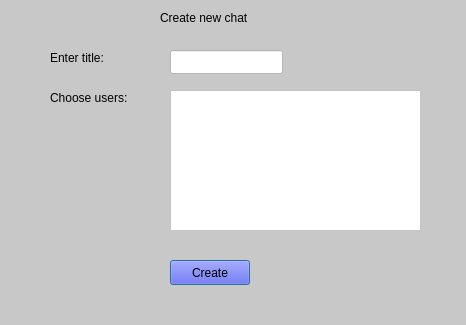
<?xml version="1.0" encoding="UTF-8"?>
<ui version="4.0">
 <class>New_chat</class>
 <widget class="QDialog" name="New_chat">
  <property name="geometry">
   <rect>
    <x>0</x>
    <y>0</y>
    <width>466</width>
    <height>325</height>
   </rect>
  </property>
  <property name="palette">
   <palette>
    <active>
     <colorrole role="WindowText">
      <brush brushstyle="SolidPattern">
       <color alpha="255">
        <red>255</red>
        <green>255</green>
        <blue>255</blue>
       </color>
      </brush>
     </colorrole>
     <colorrole role="Button">
      <brush brushstyle="SolidPattern">
       <color alpha="255">
        <red>200</red>
        <green>200</green>
        <blue>200</blue>
       </color>
      </brush>
     </colorrole>
     <colorrole role="Light">
      <brush brushstyle="SolidPattern">
       <color alpha="255">
        <red>0</red>
        <green>0</green>
        <blue>0</blue>
       </color>
      </brush>
     </colorrole>
     <colorrole role="Midlight">
      <brush brushstyle="SolidPattern">
       <color alpha="255">
        <red>0</red>
        <green>0</green>
        <blue>0</blue>
       </color>
      </brush>
     </colorrole>
     <colorrole role="Dark">
      <brush brushstyle="SolidPattern">
       <color alpha="255">
        <red>0</red>
        <green>0</green>
        <blue>0</blue>
       </color>
      </brush>
     </colorrole>
     <colorrole role="Mid">
      <brush brushstyle="SolidPattern">
       <color alpha="255">
        <red>0</red>
        <green>0</green>
        <blue>0</blue>
       </color>
      </brush>
     </colorrole>
     <colorrole role="Text">
      <brush brushstyle="SolidPattern">
       <color alpha="255">
        <red>255</red>
        <green>255</green>
        <blue>255</blue>
       </color>
      </brush>
     </colorrole>
     <colorrole role="BrightText">
      <brush brushstyle="SolidPattern">
       <color alpha="255">
        <red>255</red>
        <green>255</green>
        <blue>255</blue>
       </color>
      </brush>
     </colorrole>
     <colorrole role="ButtonText">
      <brush brushstyle="SolidPattern">
       <color alpha="255">
        <red>255</red>
        <green>255</green>
        <blue>255</blue>
       </color>
      </brush>
     </colorrole>
     <colorrole role="Base">
      <brush brushstyle="SolidPattern">
       <color alpha="255">
        <red>200</red>
        <green>200</green>
        <blue>200</blue>
       </color>
      </brush>
     </colorrole>
     <colorrole role="Window">
      <brush brushstyle="SolidPattern">
       <color alpha="255">
        <red>200</red>
        <green>200</green>
        <blue>200</blue>
       </color>
      </brush>
     </colorrole>
     <colorrole role="Shadow">
      <brush brushstyle="SolidPattern">
       <color alpha="255">
        <red>0</red>
        <green>0</green>
        <blue>0</blue>
       </color>
      </brush>
     </colorrole>
     <colorrole role="AlternateBase">
      <brush brushstyle="SolidPattern">
       <color alpha="255">
        <red>0</red>
        <green>0</green>
        <blue>0</blue>
       </color>
      </brush>
     </colorrole>
     <colorrole role="ToolTipBase">
      <brush brushstyle="SolidPattern">
       <color alpha="255">
        <red>255</red>
        <green>255</green>
        <blue>220</blue>
       </color>
      </brush>
     </colorrole>
     <colorrole role="ToolTipText">
      <brush brushstyle="SolidPattern">
       <color alpha="255">
        <red>0</red>
        <green>0</green>
        <blue>0</blue>
       </color>
      </brush>
     </colorrole>
     <colorrole role="PlaceholderText">
      <brush brushstyle="SolidPattern">
       <color alpha="128">
        <red>255</red>
        <green>255</green>
        <blue>255</blue>
       </color>
      </brush>
     </colorrole>
    </active>
    <inactive>
     <colorrole role="WindowText">
      <brush brushstyle="SolidPattern">
       <color alpha="255">
        <red>255</red>
        <green>255</green>
        <blue>255</blue>
       </color>
      </brush>
     </colorrole>
     <colorrole role="Button">
      <brush brushstyle="SolidPattern">
       <color alpha="255">
        <red>200</red>
        <green>200</green>
        <blue>200</blue>
       </color>
      </brush>
     </colorrole>
     <colorrole role="Light">
      <brush brushstyle="SolidPattern">
       <color alpha="255">
        <red>0</red>
        <green>0</green>
        <blue>0</blue>
       </color>
      </brush>
     </colorrole>
     <colorrole role="Midlight">
      <brush brushstyle="SolidPattern">
       <color alpha="255">
        <red>0</red>
        <green>0</green>
        <blue>0</blue>
       </color>
      </brush>
     </colorrole>
     <colorrole role="Dark">
      <brush brushstyle="SolidPattern">
       <color alpha="255">
        <red>0</red>
        <green>0</green>
        <blue>0</blue>
       </color>
      </brush>
     </colorrole>
     <colorrole role="Mid">
      <brush brushstyle="SolidPattern">
       <color alpha="255">
        <red>0</red>
        <green>0</green>
        <blue>0</blue>
       </color>
      </brush>
     </colorrole>
     <colorrole role="Text">
      <brush brushstyle="SolidPattern">
       <color alpha="255">
        <red>255</red>
        <green>255</green>
        <blue>255</blue>
       </color>
      </brush>
     </colorrole>
     <colorrole role="BrightText">
      <brush brushstyle="SolidPattern">
       <color alpha="255">
        <red>255</red>
        <green>255</green>
        <blue>255</blue>
       </color>
      </brush>
     </colorrole>
     <colorrole role="ButtonText">
      <brush brushstyle="SolidPattern">
       <color alpha="255">
        <red>255</red>
        <green>255</green>
        <blue>255</blue>
       </color>
      </brush>
     </colorrole>
     <colorrole role="Base">
      <brush brushstyle="SolidPattern">
       <color alpha="255">
        <red>200</red>
        <green>200</green>
        <blue>200</blue>
       </color>
      </brush>
     </colorrole>
     <colorrole role="Window">
      <brush brushstyle="SolidPattern">
       <color alpha="255">
        <red>200</red>
        <green>200</green>
        <blue>200</blue>
       </color>
      </brush>
     </colorrole>
     <colorrole role="Shadow">
      <brush brushstyle="SolidPattern">
       <color alpha="255">
        <red>0</red>
        <green>0</green>
        <blue>0</blue>
       </color>
      </brush>
     </colorrole>
     <colorrole role="AlternateBase">
      <brush brushstyle="SolidPattern">
       <color alpha="255">
        <red>0</red>
        <green>0</green>
        <blue>0</blue>
       </color>
      </brush>
     </colorrole>
     <colorrole role="ToolTipBase">
      <brush brushstyle="SolidPattern">
       <color alpha="255">
        <red>255</red>
        <green>255</green>
        <blue>220</blue>
       </color>
      </brush>
     </colorrole>
     <colorrole role="ToolTipText">
      <brush brushstyle="SolidPattern">
       <color alpha="255">
        <red>0</red>
        <green>0</green>
        <blue>0</blue>
       </color>
      </brush>
     </colorrole>
     <colorrole role="PlaceholderText">
      <brush brushstyle="SolidPattern">
       <color alpha="128">
        <red>255</red>
        <green>255</green>
        <blue>255</blue>
       </color>
      </brush>
     </colorrole>
    </inactive>
    <disabled>
     <colorrole role="WindowText">
      <brush brushstyle="SolidPattern">
       <color alpha="255">
        <red>0</red>
        <green>0</green>
        <blue>0</blue>
       </color>
      </brush>
     </colorrole>
     <colorrole role="Button">
      <brush brushstyle="SolidPattern">
       <color alpha="255">
        <red>200</red>
        <green>200</green>
        <blue>200</blue>
       </color>
      </brush>
     </colorrole>
     <colorrole role="Light">
      <brush brushstyle="SolidPattern">
       <color alpha="255">
        <red>0</red>
        <green>0</green>
        <blue>0</blue>
       </color>
      </brush>
     </colorrole>
     <colorrole role="Midlight">
      <brush brushstyle="SolidPattern">
       <color alpha="255">
        <red>0</red>
        <green>0</green>
        <blue>0</blue>
       </color>
      </brush>
     </colorrole>
     <colorrole role="Dark">
      <brush brushstyle="SolidPattern">
       <color alpha="255">
        <red>0</red>
        <green>0</green>
        <blue>0</blue>
       </color>
      </brush>
     </colorrole>
     <colorrole role="Mid">
      <brush brushstyle="SolidPattern">
       <color alpha="255">
        <red>0</red>
        <green>0</green>
        <blue>0</blue>
       </color>
      </brush>
     </colorrole>
     <colorrole role="Text">
      <brush brushstyle="SolidPattern">
       <color alpha="255">
        <red>0</red>
        <green>0</green>
        <blue>0</blue>
       </color>
      </brush>
     </colorrole>
     <colorrole role="BrightText">
      <brush brushstyle="SolidPattern">
       <color alpha="255">
        <red>255</red>
        <green>255</green>
        <blue>255</blue>
       </color>
      </brush>
     </colorrole>
     <colorrole role="ButtonText">
      <brush brushstyle="SolidPattern">
       <color alpha="255">
        <red>0</red>
        <green>0</green>
        <blue>0</blue>
       </color>
      </brush>
     </colorrole>
     <colorrole role="Base">
      <brush brushstyle="SolidPattern">
       <color alpha="255">
        <red>200</red>
        <green>200</green>
        <blue>200</blue>
       </color>
      </brush>
     </colorrole>
     <colorrole role="Window">
      <brush brushstyle="SolidPattern">
       <color alpha="255">
        <red>200</red>
        <green>200</green>
        <blue>200</blue>
       </color>
      </brush>
     </colorrole>
     <colorrole role="Shadow">
      <brush brushstyle="SolidPattern">
       <color alpha="255">
        <red>0</red>
        <green>0</green>
        <blue>0</blue>
       </color>
      </brush>
     </colorrole>
     <colorrole role="AlternateBase">
      <brush brushstyle="SolidPattern">
       <color alpha="255">
        <red>0</red>
        <green>0</green>
        <blue>0</blue>
       </color>
      </brush>
     </colorrole>
     <colorrole role="ToolTipBase">
      <brush brushstyle="SolidPattern">
       <color alpha="255">
        <red>255</red>
        <green>255</green>
        <blue>220</blue>
       </color>
      </brush>
     </colorrole>
     <colorrole role="ToolTipText">
      <brush brushstyle="SolidPattern">
       <color alpha="255">
        <red>0</red>
        <green>0</green>
        <blue>0</blue>
       </color>
      </brush>
     </colorrole>
     <colorrole role="PlaceholderText">
      <brush brushstyle="SolidPattern">
       <color alpha="128">
        <red>255</red>
        <green>255</green>
        <blue>255</blue>
       </color>
      </brush>
     </colorrole>
    </disabled>
   </palette>
  </property>
  <property name="windowTitle">
   <string>Dialog</string>
  </property>
  <property name="styleSheet">
   <string notr="true">background-color: rgb(200, 200, 200);
color: rgb(0, 0, 0);</string>
  </property>
  <widget class="QLineEdit" name="titleEdit">
   <property name="geometry">
    <rect>
     <x>170</x>
     <y>50</y>
     <width>113</width>
     <height>24</height>
    </rect>
   </property>
   <property name="styleSheet">
    <string notr="true">background-color: rgb(255, 255, 255);
color: rgb(0, 0, 0);</string>
   </property>
  </widget>
  <widget class="QListWidget" name="userList">
   <property name="geometry">
    <rect>
     <x>170</x>
     <y>90</y>
     <width>251</width>
     <height>141</height>
    </rect>
   </property>
   <property name="styleSheet">
    <string notr="true">color: rgb(0, 0, 0);
background-color: rgb(255, 255, 255);</string>
   </property>
  </widget>
  <widget class="QPushButton" name="createButton">
   <property name="geometry">
    <rect>
     <x>170</x>
     <y>260</y>
     <width>80</width>
     <height>25</height>
    </rect>
   </property>
   <property name="styleSheet">
    <string notr="true">color: rgb(0, 0, 0);
background-color: rgb(50, 50, 255);</string>
   </property>
   <property name="text">
    <string>Create</string>
   </property>
  </widget>
  <widget class="QLabel" name="label">
   <property name="geometry">
    <rect>
     <x>50</x>
     <y>50</y>
     <width>71</width>
     <height>16</height>
    </rect>
   </property>
   <property name="text">
    <string>Enter title:</string>
   </property>
  </widget>
  <widget class="QLabel" name="label_2">
   <property name="geometry">
    <rect>
     <x>50</x>
     <y>90</y>
     <width>91</width>
     <height>16</height>
    </rect>
   </property>
   <property name="text">
    <string>Choose users:</string>
   </property>
  </widget>
  <widget class="QLabel" name="label_3">
   <property name="geometry">
    <rect>
     <x>160</x>
     <y>10</y>
     <width>121</width>
     <height>16</height>
    </rect>
   </property>
   <property name="text">
    <string>Create new chat</string>
   </property>
  </widget>
 </widget>
 <resources/>
 <connections/>
</ui>
